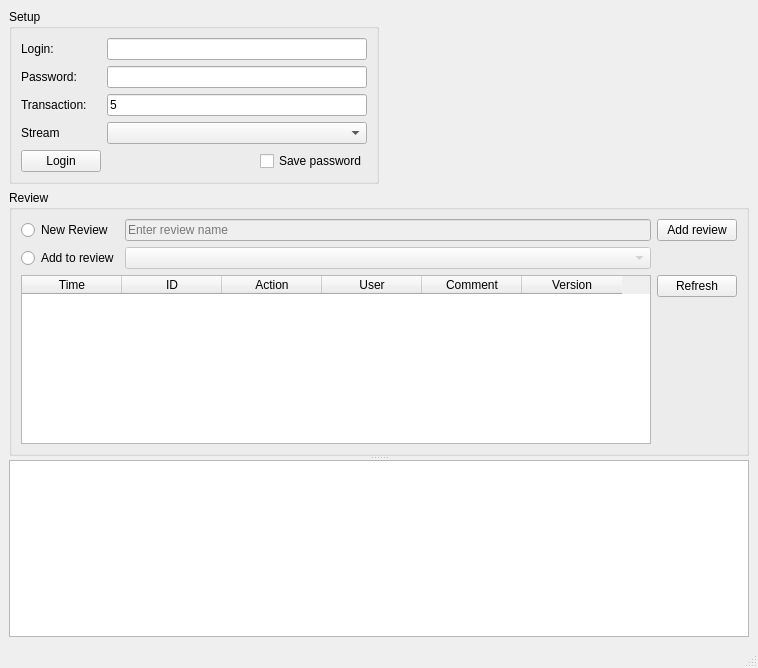
<?xml version="1.0" encoding="UTF-8"?>
<ui version="4.0">
 <class>MainWindow</class>
 <widget class="QMainWindow" name="MainWindow">
  <property name="geometry">
   <rect>
    <x>0</x>
    <y>0</y>
    <width>758</width>
    <height>668</height>
   </rect>
  </property>
  <property name="windowTitle">
   <string>Accurev to Code Collaborator</string>
  </property>
  <widget class="QWidget" name="centralwidget">
   <layout class="QVBoxLayout" name="verticalLayout">
    <item>
     <layout class="QHBoxLayout" name="horizontalLayout">
      <item>
       <widget class="QGroupBox" name="groupBox_2">
        <property name="title">
         <string>Setup</string>
        </property>
        <layout class="QGridLayout" name="gridLayout_2">
         <item row="0" column="0">
          <widget class="QLabel" name="label_login">
           <property name="text">
            <string>Login:</string>
           </property>
          </widget>
         </item>
         <item row="0" column="3">
          <widget class="QLineEdit" name="line_edit_login"/>
         </item>
         <item row="1" column="0">
          <widget class="QLabel" name="label_password">
           <property name="text">
            <string>Password:</string>
           </property>
          </widget>
         </item>
         <item row="1" column="3">
          <widget class="QLineEdit" name="line_edit_password">
           <property name="echoMode">
            <enum>QLineEdit::Password</enum>
           </property>
          </widget>
         </item>
         <item row="2" column="0">
          <widget class="QLabel" name="label_transactions">
           <property name="text">
            <string>Transaction:</string>
           </property>
          </widget>
         </item>
         <item row="2" column="3">
          <widget class="QLineEdit" name="line_edit_transactions">
           <property name="text">
            <string>5</string>
           </property>
          </widget>
         </item>
         <item row="5" column="0">
          <widget class="QPushButton" name="push_button_login">
           <property name="text">
            <string>Login</string>
           </property>
          </widget>
         </item>
         <item row="3" column="3">
          <widget class="QComboBox" name="combo_box_stream"/>
         </item>
         <item row="3" column="0">
          <widget class="QLabel" name="label_stream">
           <property name="text">
            <string>Stream</string>
           </property>
          </widget>
         </item>
         <item row="5" column="3">
          <layout class="QHBoxLayout" name="horizontalLayout_2">
           <item>
            <spacer name="horizontalSpacer_2">
             <property name="orientation">
              <enum>Qt::Horizontal</enum>
             </property>
             <property name="sizeHint" stdset="0">
              <size>
               <width>40</width>
               <height>20</height>
              </size>
             </property>
            </spacer>
           </item>
           <item>
            <widget class="QCheckBox" name="check_box_save_password">
             <property name="text">
              <string>Save password</string>
             </property>
            </widget>
           </item>
          </layout>
         </item>
        </layout>
       </widget>
      </item>
      <item>
       <spacer name="horizontalSpacer">
        <property name="orientation">
         <enum>Qt::Horizontal</enum>
        </property>
        <property name="sizeHint" stdset="0">
         <size>
          <width>40</width>
          <height>20</height>
         </size>
        </property>
       </spacer>
      </item>
     </layout>
    </item>
    <item>
     <widget class="QSplitter" name="splitter">
      <property name="orientation">
       <enum>Qt::Vertical</enum>
      </property>
      <widget class="QGroupBox" name="groupBox">
       <property name="title">
        <string>Review</string>
       </property>
       <layout class="QGridLayout" name="gridLayout">
        <item row="0" column="0">
         <widget class="QRadioButton" name="radio_button_new_review">
          <property name="text">
           <string>New Review</string>
          </property>
          <attribute name="buttonGroup">
           <string>buttonGroup</string>
          </attribute>
         </widget>
        </item>
        <item row="0" column="1">
         <widget class="QLineEdit" name="line_edit_new_review">
          <property name="enabled">
           <bool>false</bool>
          </property>
          <property name="text">
           <string/>
          </property>
          <property name="placeholderText">
           <string>Enter review name</string>
          </property>
         </widget>
        </item>
        <item row="0" column="2">
         <widget class="QPushButton" name="push_button_add_review">
          <property name="text">
           <string>Add review</string>
          </property>
         </widget>
        </item>
        <item row="1" column="0">
         <widget class="QRadioButton" name="radio_button_add_review">
          <property name="text">
           <string>Add to review</string>
          </property>
          <attribute name="buttonGroup">
           <string>buttonGroup</string>
          </attribute>
         </widget>
        </item>
        <item row="1" column="1">
         <widget class="QComboBox" name="combo_box_add_to_review">
          <property name="enabled">
           <bool>false</bool>
          </property>
         </widget>
        </item>
        <item row="2" column="0" colspan="2">
         <widget class="QTableWidget" name="table_history_accurev">
          <property name="editTriggers">
           <set>QAbstractItemView::NoEditTriggers</set>
          </property>
          <property name="selectionBehavior">
           <enum>QAbstractItemView::SelectRows</enum>
          </property>
          <column>
           <property name="text">
            <string>Time</string>
           </property>
          </column>
          <column>
           <property name="text">
            <string>ID</string>
           </property>
          </column>
          <column>
           <property name="text">
            <string>Action</string>
           </property>
          </column>
          <column>
           <property name="text">
            <string>User</string>
           </property>
          </column>
          <column>
           <property name="text">
            <string>Comment</string>
           </property>
          </column>
          <column>
           <property name="text">
            <string>Version</string>
           </property>
          </column>
         </widget>
        </item>
        <item row="2" column="2">
         <layout class="QVBoxLayout" name="verticalLayout_2">
          <item>
           <widget class="QPushButton" name="push_button_refresh_transactions">
            <property name="text">
             <string>Refresh</string>
            </property>
            <attribute name="buttonGroup">
             <string>buttonGroup</string>
            </attribute>
           </widget>
          </item>
          <item>
           <spacer name="verticalSpacer">
            <property name="orientation">
             <enum>Qt::Vertical</enum>
            </property>
            <property name="sizeHint" stdset="0">
             <size>
              <width>20</width>
              <height>40</height>
             </size>
            </property>
           </spacer>
          </item>
         </layout>
        </item>
       </layout>
      </widget>
      <widget class="QListWidget" name="list_widget_log"/>
     </widget>
    </item>
   </layout>
  </widget>
  <widget class="QMenuBar" name="menubar">
   <property name="geometry">
    <rect>
     <x>0</x>
     <y>0</y>
     <width>758</width>
     <height>21</height>
    </rect>
   </property>
  </widget>
  <widget class="QStatusBar" name="statusbar"/>
 </widget>
 <resources/>
 <connections>
  <connection>
   <sender>radio_button_new_review</sender>
   <signal>toggled(bool)</signal>
   <receiver>line_edit_new_review</receiver>
   <slot>setEnabled(bool)</slot>
   <hints>
    <hint type="sourcelabel">
     <x>82</x>
     <y>240</y>
    </hint>
    <hint type="destinationlabel">
     <x>522</x>
     <y>241</y>
    </hint>
   </hints>
  </connection>
  <connection>
   <sender>radio_button_add_review</sender>
   <signal>toggled(bool)</signal>
   <receiver>combo_box_add_to_review</receiver>
   <slot>setEnabled(bool)</slot>
   <hints>
    <hint type="sourcelabel">
     <x>82</x>
     <y>267</y>
    </hint>
    <hint type="destinationlabel">
     <x>522</x>
     <y>269</y>
    </hint>
   </hints>
  </connection>
  <connection>
   <sender>table_history_accurev</sender>
   <signal>itemChanged(QTableWidgetItem*)</signal>
   <receiver>table_history_accurev</receiver>
   <slot>resizeRowsToContents()</slot>
   <hints>
    <hint type="sourcelabel">
     <x>399</x>
     <y>325</y>
    </hint>
    <hint type="destinationlabel">
     <x>399</x>
     <y>325</y>
    </hint>
   </hints>
  </connection>
  <connection>
   <sender>table_history_accurev</sender>
   <signal>itemChanged(QTableWidgetItem*)</signal>
   <receiver>table_history_accurev</receiver>
   <slot>resizeColumnsToContents()</slot>
   <hints>
    <hint type="sourcelabel">
     <x>399</x>
     <y>325</y>
    </hint>
    <hint type="destinationlabel">
     <x>399</x>
     <y>325</y>
    </hint>
   </hints>
  </connection>
 </connections>
 <buttongroups>
  <buttongroup name="buttonGroup"/>
 </buttongroups>
</ui>
